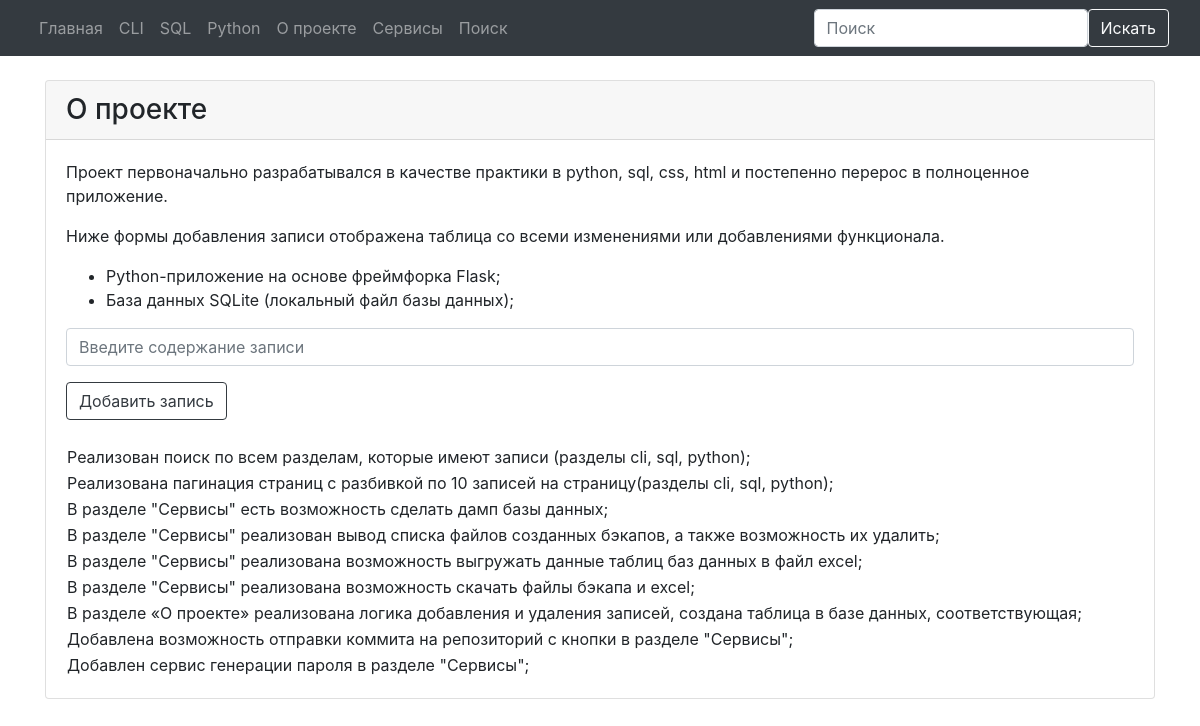
Before: /about with the older database file.
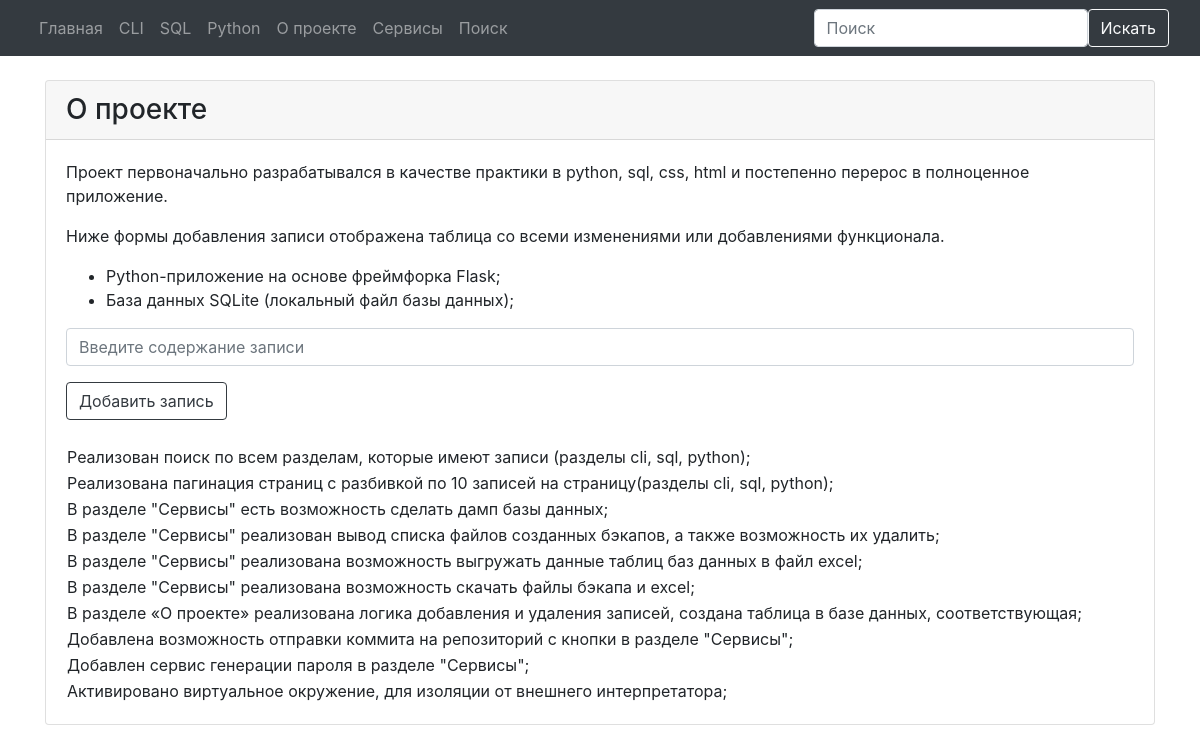
After: the same page with the newer database file.
### tables this page shows
CREATE TABLE about (
	about_id INTEGER PRIMARY KEY AUTOINCREMENT,
	about_name TEXT NOT NULL,
	about_date_add TIMESTAMP DEFAULT (CURRENT_TIMESTAMP)
);

### modules/about.py (the view)
@bp.route("/about")
def about_list():
    with connect.get_db_connection() as conn:
        about_list_posts = conn.execute("SELECT * FROM about").fetchall()
    return render_template("about.html", about_list_posts=about_list_posts)

### modules/connect.py (called while the page is built)
def get_db_connection():
    db_path = os.path.join(BASE_DIR, '../database.db')
    conn = sqlite3.connect(db_path)
    conn.row_factory = sqlite3.Row
    return conn

### templates/about.html (shortened to what this page needs)
{% extends "base.html" %}
{% block content %}
<div class="container mt-4">
   <div class="card mb-2">
      <div class="card-header h3">О проекте</div>
      <div class="card-body">
         <p>Проект первоначально разрабатывался в качестве практики в python, sql, css, html и постепенно перерос в
            полноценное приложение.</p>
         <p>Ниже формы добавления записи отображена таблица со всеми изменениями или добавлениями функционала.</p>
         <ul>
            <li>Python-приложение на основе фреймфорка Flask;</li>
            <li>База данных SQLite (локальный файл базы данных);</li>
         </ul>
         <form method="POST" action="{{ url_for('about.add_about_name') }}" class="mb-4">
            <div class="form-group">
               <input type="text" class="form-control mb-2" id="about_name" name="about_name"
                  placeholder="Введите содержание записи" required>
            </div>
            <button type="submit" class="btn btn-outline-dark">Добавить запись</button>
         </form>
         <table class="table-custom">
            <tbody>
               {% for post in about_list_posts %}
               <tr>
                  <td>{{ post.about_name }}</td>
               </tr>
               {% endfor %}
            </tbody>
         </table>
      </div>
   </div>
</div>
{% endblock %}

Changed rows visible on the page:
added about: about_name "Активировано виртуальное окружение, для изоляции от внешнего интерпретатора;"
